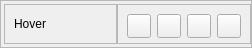
                     <widget class="QFrame" name="frame_32">
                      <property name="geometry">
                       <rect>
                        <x>-10</x>
                        <y>160</y>
                        <width>252</width>
                        <height>48</height>
                       </rect>
                      </property>
                      <property name="maximumSize">
                       <size>
                        <width>16777213</width>
                        <height>48</height>
                       </size>
                      </property>
                      <property name="frameShape">
                       <enum>QFrame::StyledPanel</enum>
                      </property>
                      <property name="frameShadow">
                       <enum>QFrame::Raised</enum>
                      </property>
                      <layout class="QHBoxLayout" name="horizontalLayout_81">
                       <property name="spacing">
                        <number>0</number>
                       </property>
                       <property name="leftMargin">
                        <number>3</number>
                       </property>
                       <property name="topMargin">
                        <number>0</number>
                       </property>
                       <property name="rightMargin">
                        <number>0</number>
                       </property>
                       <property name="bottomMargin">
                        <number>0</number>
                       </property>
                       <item>
                        <widget class="QFrame" name="panelsBackground_36">
                         <property name="maximumSize">
                          <size>
                           <width>16777215</width>
                           <height>40</height>
                          </size>
                         </property>
                         <property name="styleSheet">
                          <string notr="true"/>
                         </property>
                         <property name="frameShape">
                          <enum>QFrame::StyledPanel</enum>
                         </property>
                         <property name="frameShadow">
                          <enum>QFrame::Raised</enum>
                         </property>
                         <layout class="QHBoxLayout" name="horizontalLayout_82">
                          <item>
                           <widget class="QLabel" name="label_48">
                            <property name="maximumSize">
                             <size>
                              <width>16777215</width>
                              <height>40</height>
                             </size>
                            </property>
                            <property name="text">
                             <string>Hover</string>
                            </property>
                           </widget>
                          </item>
                         </layout>
                        </widget>
                       </item>
                       <item>
                        <widget class="QFrame" name="frame_11">
                         <property name="maximumSize">
                          <size>
                           <width>16777215</width>
                           <height>40</height>
                          </size>
                         </property>
                         <property name="styleSheet">
                          <string notr="true"/>
                         </property>
                         <property name="frameShape">
                          <enum>QFrame::StyledPanel</enum>
                         </property>
                         <property name="frameShadow">
                          <enum>QFrame::Raised</enum>
                         </property>
                         <layout class="QHBoxLayout" name="horizontalLayout_83">
                          <item>
                           <widget class="QPushButton" name="headerHoverColor1">
                            <property name="minimumSize">
                             <size>
                              <width>24</width>
                              <height>24</height>
                             </size>
                            </property>
                            <property name="maximumSize">
                             <size>
                              <width>24</width>
                              <height>24</height>
                             </size>
                            </property>
                            <property name="text">
                             <string/>
                            </property>
                           </widget>
                          </item>
                          <item>
                           <widget class="QPushButton" name="headerHoverColor2">
                            <property name="minimumSize">
                             <size>
                              <width>24</width>
                              <height>24</height>
                             </size>
                            </property>
                            <property name="maximumSize">
                             <size>
                              <width>24</width>
                              <height>24</height>
                             </size>
                            </property>
                            <property name="text">
                             <string/>
                            </property>
                           </widget>
                          </item>
                          <item>
                           <widget class="QPushButton" name="headerHoverColor3">
                            <property name="minimumSize">
                             <size>
                              <width>24</width>
                              <height>24</height>
                             </size>
                            </property>
                            <property name="maximumSize">
                             <size>
                              <width>24</width>
                              <height>24</height>
                             </size>
                            </property>
                            <property name="text">
                             <string/>
                            </property>
                           </widget>
                          </item>
                          <item>
                           <widget class="QPushButton" name="headerHoverColor4">
                            <property name="minimumSize">
                             <size>
                              <width>24</width>
                              <height>24</height>
                             </size>
                            </property>
                            <property name="maximumSize">
                             <size>
                              <width>24</width>
                              <height>24</height>
                             </size>
                            </property>
                            <property name="text">
                             <string/>
                            </property>
                           </widget>
                          </item>
                         </layout>
                        </widget>
                       </item>
                      </layout>
                     </widget>
